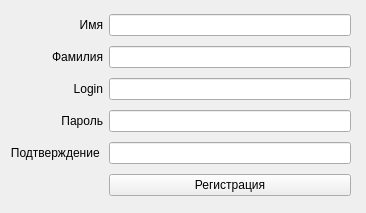
<?xml version="1.0" encoding="UTF-8"?>
<ui version="4.0">
 <class>register_new_user</class>
 <widget class="QWidget" name="register_new_user">
  <property name="geometry">
   <rect>
    <x>0</x>
    <y>0</y>
    <width>366</width>
    <height>213</height>
   </rect>
  </property>
  <property name="windowTitle">
   <string>Form</string>
  </property>
  <widget class="QWidget" name="gridLayoutWidget">
   <property name="geometry">
    <rect>
     <x>10</x>
     <y>10</y>
     <width>341</width>
     <height>196</height>
    </rect>
   </property>
   <layout class="QGridLayout" name="gridLayout">
    <item row="4" column="0">
     <widget class="QLabel" name="label_3">
      <property name="text">
       <string>Login</string>
      </property>
      <property name="alignment">
       <set>Qt::AlignRight|Qt::AlignTrailing|Qt::AlignVCenter</set>
      </property>
     </widget>
    </item>
    <item row="4" column="1">
     <widget class="QLineEdit" name="edtLogin"/>
    </item>
    <item row="1" column="1">
     <widget class="QLineEdit" name="edtFisrtName"/>
    </item>
    <item row="3" column="0">
     <widget class="QLabel" name="label_2">
      <property name="text">
       <string>Фамилия</string>
      </property>
      <property name="alignment">
       <set>Qt::AlignRight|Qt::AlignTrailing|Qt::AlignVCenter</set>
      </property>
     </widget>
    </item>
    <item row="5" column="1">
     <widget class="QLineEdit" name="edtPwd"/>
    </item>
    <item row="5" column="0">
     <widget class="QLabel" name="label_4">
      <property name="text">
       <string>Пароль</string>
      </property>
      <property name="alignment">
       <set>Qt::AlignRight|Qt::AlignTrailing|Qt::AlignVCenter</set>
      </property>
     </widget>
    </item>
    <item row="6" column="0">
     <widget class="QLabel" name="label_5">
      <property name="text">
       <string>Подтверждение </string>
      </property>
      <property name="alignment">
       <set>Qt::AlignRight|Qt::AlignTrailing|Qt::AlignVCenter</set>
      </property>
     </widget>
    </item>
    <item row="3" column="1">
     <widget class="QLineEdit" name="edtLastName"/>
    </item>
    <item row="1" column="0">
     <widget class="QLabel" name="label">
      <property name="layoutDirection">
       <enum>Qt::LeftToRight</enum>
      </property>
      <property name="frameShadow">
       <enum>QFrame::Raised</enum>
      </property>
      <property name="text">
       <string>Имя</string>
      </property>
      <property name="alignment">
       <set>Qt::AlignRight|Qt::AlignTrailing|Qt::AlignVCenter</set>
      </property>
     </widget>
    </item>
    <item row="6" column="1">
     <widget class="QLineEdit" name="edtPwd2"/>
    </item>
    <item row="7" column="1">
     <widget class="QPushButton" name="btnReg">
      <property name="text">
       <string>Регистрация</string>
      </property>
     </widget>
    </item>
   </layout>
  </widget>
 </widget>
 <tabstops>
  <tabstop>edtFisrtName</tabstop>
  <tabstop>edtLastName</tabstop>
  <tabstop>edtLogin</tabstop>
  <tabstop>edtPwd</tabstop>
  <tabstop>edtPwd2</tabstop>
  <tabstop>btnReg</tabstop>
 </tabstops>
 <resources/>
 <connections/>
</ui>
